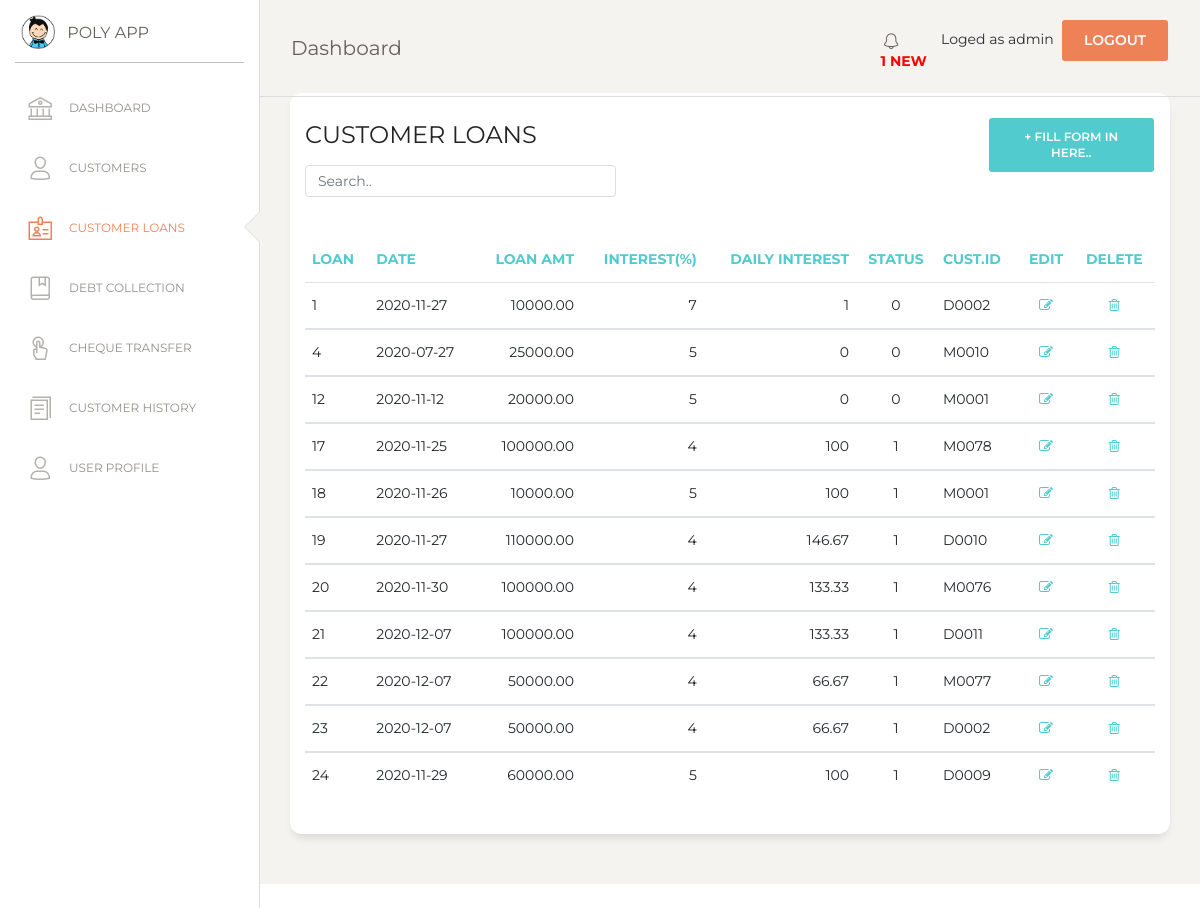
/customer_loan.php (signed in), run on the app's committed database.
### tables this page shows
CREATE TABLE `loan` (
  `loan_no` int(7) NOT NULL,
  `l_date` date NOT NULL,
  `amount` double(10,2) NOT NULL,
  `interest` int(5) NOT NULL,
  `value_of_interest` double NOT NULL,
  `cust_id` varchar(10) NOT NULL,
  `l_status` tinyint(4) NOT NULL
);

### customer_loan.php (the view, shortened to what this page needs)
<?php
if (!isset($_SESSION['loged_user'])) {
    header('location: login.php');
}else {
$con = mysqli_connect(DB_HOSTNAME,DB_USERNAME,DB_PASSWORD);
mysqli_select_db($con,DB_NAME);
?>
<!DOCTYPE html>
<html lang="en">
<head>
  <link href="https://maxcdn.bootstrapcdn.com/font-awesome/latest/css/font-awesome.min.css" rel="stylesheet">
  <link href="assets/css/bootstrap.min.css" rel="stylesheet" />
  <link href="assets/css/paper-dashboard.css?v=2.0.1" rel="stylesheet" />
  <link href="assets/demo/demo.css" rel="stylesheet" />
</head>
<body class="">
  <div class="wrapper ">
    <div class="sidebar" data-color="white" data-active-color="danger">
      <div class="logo">
        <a href="#" class="simple-text logo-mini">
          <div class="logo-image-small">
            <img src="assets/img/logo-small.png">
          </div>
        </a>
        <a href="#" class="simple-text logo-normal">
          POLY APP
        </a>
      </div>
      <div class="sidebar-wrapper">
        <ul class="nav">
          <li>
            <a href="index">
              <i class="nc-icon nc-bank"></i>
              <p>DASHBOARD</p>
            </a>
          </li>
          <li>
            <a href="customer">
              <i class="nc-icon nc-single-02"></i>
              <p>CUSTOMERS</p>
            </a>
          </li>
          <li class="active">
            <a href="customer_loan">
              <i class="nc-icon nc-badge"></i>
              <p>CUSTOMER LOANS</p>
            </a>
          </li>
          <li>
            <a href="debt_collection">
              <i class="nc-icon nc-book-bookmark"></i>
              <p>DEBT COLLECTION</p>
            </a>
          </li>
          <li>
            <a href="cheque_transfer">
              <i class="nc-icon nc-tap-01"></i>
              <p>CHEQUE TRANSFER</p>
            </a>
          </li>
          <li>
            <a href="report">
              <i class="nc-icon nc-single-copy-04"></i>
              <p>CUSTOMER HISTORY</p>
            </a>
          </li>
          <li>
            <a href="user">
              <i class="nc-icon nc-single-02"></i>
              <p>USER PROFILE</p>
            </a>
          </li>
        </ul>
      </div>
    </div>
    <div class="main-panel">
      <?php include('include/nav.php');  ?>
      <div class="content">
      <div class="row">
          <div class="col-md-12">
            <div class="card">
              <div class="row">
              <div class="col-md-9">
              <div class="card-header">
                <h4 class="card-title"> CUSTOMER LOANS</h4>
                <input class="form-control myInput" id="myInput" type="text" placeholder="Search..">
              </div>
              </div>
              <div class="col-md-3">
                 <div class="card-header">
                    <button type="button" class="btn btn-primary add-btn" data-toggle="modal" data-target="#Form1">+ Fill Form in here..
                    </button>
                 </div>
              </div>
              </div>
              <div class="card-body">
              </div>
              <div class="card-body">
                <div class="table-responsive">
                  <table class="table" id="myTable">
                    <thead class="text-primary">
                      <th>                      Loan</th>
                      <th>                      Date</th>
                      <th class="text-right">   Loan Amt</th>
                      <th class="text-right">   Interest(%)</th>
                      <th class="text-right">   Daily Interest</th>
                      <th class="text-center">  Status</th>
                      <th>                      cust.ID</th>
                      <th class="text-center">  Edit 				</th>
                      <th class="text-center">  Delete 			</th>
                    </thead>
                    <tbody>
                      <?php
                      $sql=mysqli_query($con,"SELECT * FROM loan");
                      $numRows = mysqli_num_rows($sql);
                      if($numRows > 0) {
                        while($row = mysqli_fetch_assoc($sql)) {
                          ?>
                          <tr>
                            <td>                      <?php echo $row['loan_no'] ?>  </td>
                            <td>                      <?php echo $row['l_date'] ?>   </td>
                            <td class="text-right">   <?php echo $row['amount'] ?>   </td>
                            <td class="text-right">   <?php echo $row['interest'] ?> </td>
                            <td class="text-right">   <?php echo $row['value_of_interest'] ?> </td>
                            <td class="text-center">  <?php echo $row['l_status'] ?> </td>
                            <td>                      <?php echo $row['cust_id'] ?>  </td>
                            <td class="text-center">
                              <a href="#" onclick="editView(<?php echo $row['loan_no']; ?>)" name="edit">
                              <i class="fa fa-pencil-square-o" aria-hidden="true"></i></a>
                            </td>
                            <td class="text-center">
                              <a href="#" onclick="confirmation('event','<?php echo $row['loan_no']; ?>')"  name="delete">
                              <i class="fa fa-trash-o" aria-hidden="true"></i></a>
                            </td>
                          </tr>
                    </tbody>
                           <?php
                        }
                      }
                    ?>
                    </table>
                </div>
              </div>
              </div>
            </div>
          </div>
          </div>
        </div>
        </div>
       <?php include('include/footer.php');  ?>
</body>
</html>
<?php
}
?>

### assets/demo/demo.css (style rules this page uses)
.add-btn { float: right !important; }
.myInput { width: 50% !important; }

### data on the page
loan: loan_no "1", l_date "2020-11-27", amount "10000.00", interest "7", value_of_interest "1", l_status "0", cust "D0002"
loan: loan_no "4", l_date "2020-07-27", amount "25000.00", interest "5", value_of_interest "0", l_status "0", cust "M0010"
loan: loan_no "12", l_date "2020-11-12", amount "20000.00", interest "5", value_of_interest "0", l_status "0", cust "M0001"
loan: loan_no "17", l_date "2020-11-25", amount "100000.00", interest "4", value_of_interest "100", l_status "1", cust "M0078"
loan: loan_no "18", l_date "2020-11-26", amount "10000.00", interest "5", value_of_interest "100", l_status "1", cust "M0001"
loan: loan_no "19", l_date "2020-11-27", amount "110000.00", interest "4", value_of_interest "146.67", l_status "1", cust "D0010"
loan: loan_no "20", l_date "2020-11-30", amount "100000.00", interest "4", value_of_interest "133.33", l_status "1", cust "M0076"
loan: loan_no "21", l_date "2020-12-07", amount "100000.00", interest "4", value_of_interest "133.33", l_status "1", cust "D0011"
loan: loan_no "22", l_date "2020-12-07", amount "50000.00", interest "4", value_of_interest "66.67", l_status "1", cust "M0077"
loan: loan_no "23", l_date "2020-12-07", amount "50000.00", interest "4", value_of_interest "66.67", l_status "1", cust "D0002"
loan: loan_no "24", l_date "2020-11-29", amount "60000.00", interest "5", value_of_interest "100", l_status "1", cust "D0009"

### other printed values
$numRows "1"
$_SESSION['loged_user'] "admin"
